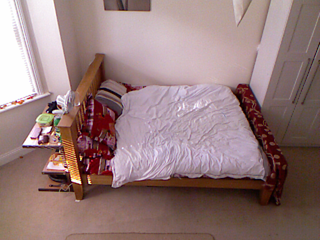
#> input picture Primary experiments/data/1_video-frames/Training/bg/1219_rgb.png, 320 x 240 px
$ python -i script.B1.DataGeneration.py   (imports and definitions only)
#> lines starting #> are read from the running program, lines starting #| are printed output that depends on the picture
from __future__ import print_function

import os
import gc
import sys
import cv2
import math
import colorsys
import configparser
import numpy as np
import pandas as pd
from PIL import Image
from matplotlib import pyplot


# [116 lines left out: functions display_RGB_image, display_DEPTH_image, create_directories, filter_greyscale, filter_gaussian, filter_median and 1 more, not called in this run]


def adaptive_BG_SUB(im):
	"""
	Perform adaptive background subtraction to extract moving objects from a changing background.

	Args:
		im (numpy.ndarray): 	The input image represented as a NumPy array.

	Returns:
		image tuple: A tuple containing the binary mask and the extracted foreground image.
	"""
	learning_rate = 0.004  # float(set_num)/frame_history
	if len(im.shape) == 3:  # RGB image
		# apply adaptive background subtraction using OpenCV class
		im_mask = subtractor_rgb.apply(im, learningRate=learning_rate)
		# remove shadows by converting grey shadow pixels (marked as 127) to black (0)
		im_mask[im_mask == 127] = 0
		# convert the binary mask to a 3-channel image (BGR) to be substracted from the
		im_mask = cv2.cvtColor(im_mask, cv2.COLOR_GRAY2BGR)
		# foreground is extracted from the input image based on identified difference region
		im_fg = cv2.cvtColor(cv2.bitwise_and(im_rgb, im_mask), cv2.COLOR_BGR2RGB)
		if verbose:
			display_RGB_image("Adapt BGSub: RGB Mask", im_mask)
			display_RGB_image("Adapt BGSub: RGB Foreground", im_fg)
		return im_mask, im_fg
	else:  # GREYSCALE (DEPTH) IMAGE
		im_mask = subtractor_depth.apply(im_depth, learningRate=learning_rate)
		im_fg = cv2.bitwise_and(im_depth, im_mask)
		if verbose:
			display_DEPTH_image("Fixed BGSub: DEPTH Mask", im_mask)
			display_DEPTH_image("Fixed BGSub: DEPTH Foreground", im_fg)
		return im_mask, im_fg


# [756 lines left out: functions stack_layers, unstack_layers, stack_toString, print_stats, get_spaced_hex_colours, hex_to_rgb and 19 more, not called in this run]


# [180 lines not run here, left out]

>>> import cv2
>>> picture = cv2.imread('data/1_video-frames/Training/bg/1219_rgb.png', cv2.IMREAD_GRAYSCALE)
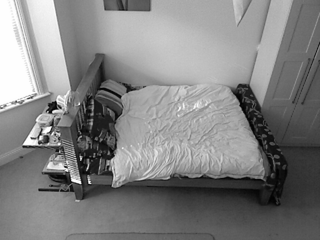
#> picture: shape (240, 320); min 1, max 255, mean 129.8
#> (the run stopped early here; a loop or call above may not have finished)
